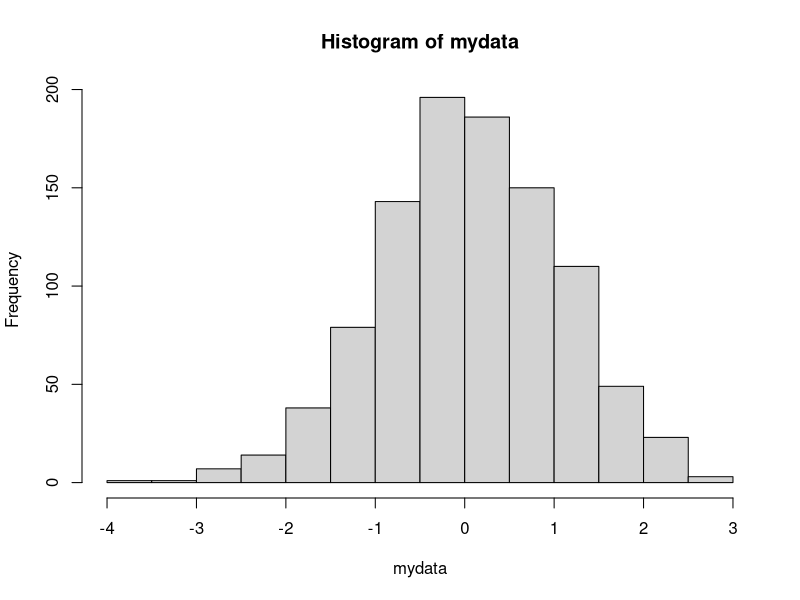
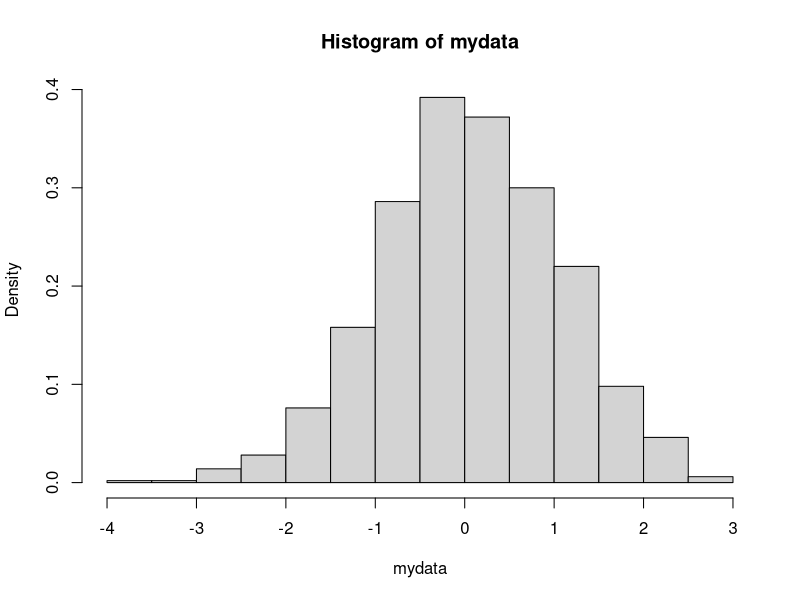
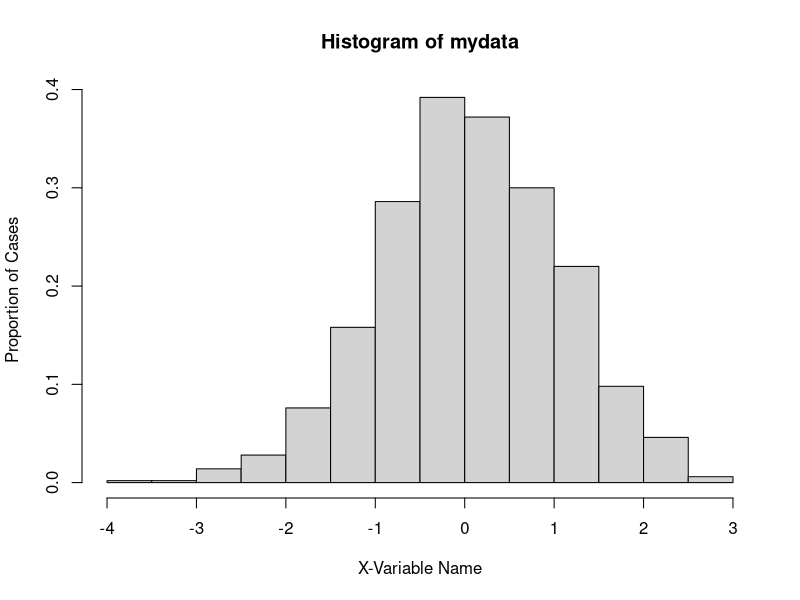
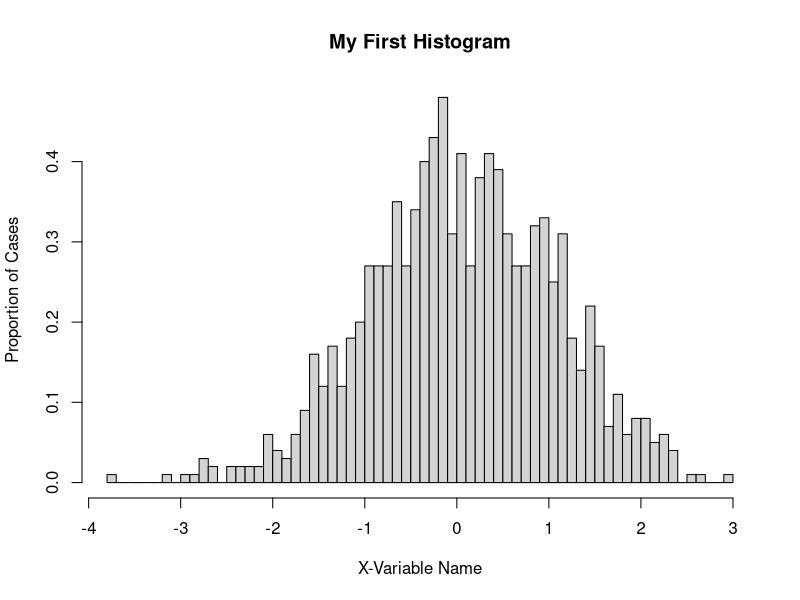
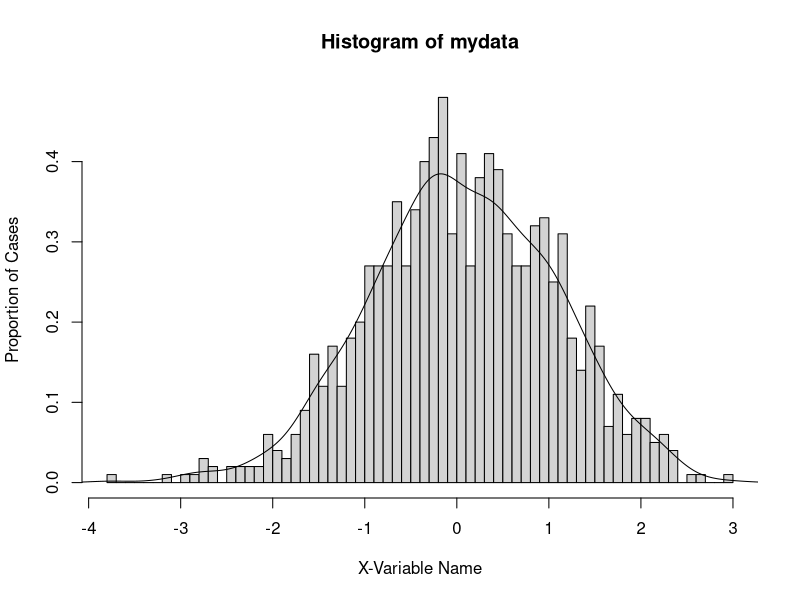
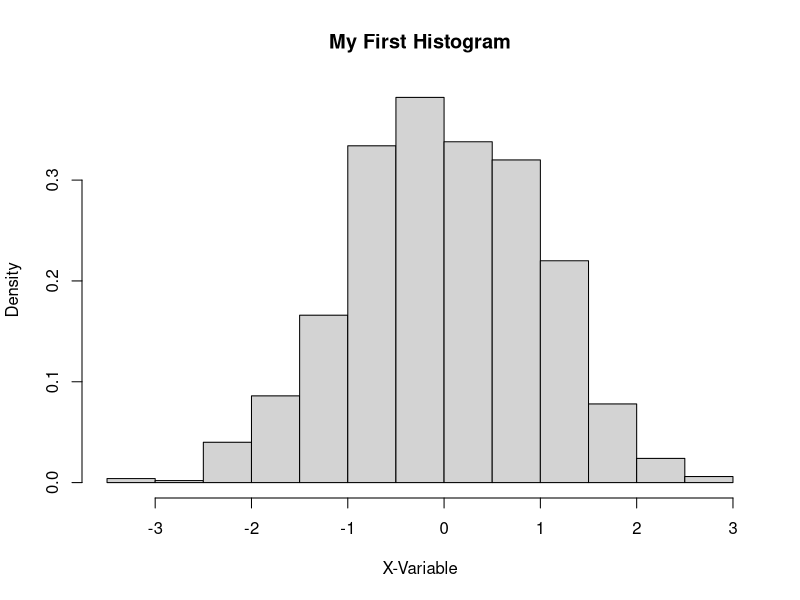

R code for these plots, in order:
## ------------------------------------------------------------------------
# Comment to describe code
# What summary provides depends on what is in the parentheses
# cars is a built in data set so you get summary statistics
summary(cars)

## ------------------------------------------------------------------------
3 + 2  # Addition
3 - 1  # Subtraction
7 * 8  # Multiplication
9 / 3  # Division

## ------------------------------------------------------------------------
3 ^ 2  # Power
sqrt(36) # Square root
log(7) # Natural logarithm ln

## ------------------------------------------------------------------------
exp(10) # e^10

## ------------------------------------------------------------------------
1 + 3 * log(10) - (exp(7) - 3) / 4

## ------------------------------------------------------------------------
x <- 1
x   # The value can be printed by typing the object name
x <- 2 + 5  # The result is saved in the object 'x'
x

## ------------------------------------------------------------------------
z <- "Hello!"  # We may save an object as text.
z

## ------------------------------------------------------------------------
X <- 5
X + x
X <- log(2) # This will overwrite the previous value.
X + x

## ----eval = FALSE--------------------------------------------------------
## ## When R was installed, HTML format help files were copied
## ## onto your hard drive. To access these files, just type
## help.start()
## ## To request an R document for a specific function, use '?'.
## ?log
## ## To request help by keywords, use '??'.
## ??logarithm

## ------------------------------------------------------------------------
midterm <- c(99, 87, 96, 100, 82, 79, 88, 85, 94, 90)
midterm
f <- 1:20
f
g <- seq(from = 1, to = 20) # seq(start value, end value, interval)
h <- seq(1, 20, by = 0.2) # specify interval

## ------------------------------------------------------------------------
k <- rep(1, 5)  # rep(value, number of times)
k
l <- rep(1:10, 5)  # rep() can accept numbers, text, or NA
l

## ------------------------------------------------------------------------
datn <- rnorm(n = 1000, mean = 24, sd = 3)
# Look at datn to see what R generated

datp <- rpois(1000, 3)     # 1000 random numbers 
## from a poisson disribution
## with an expected value of 3. 

## ------------------------------------------------------------------------
midterm <- c(99, 87, 96, 100, 82, 79, 88, 85, 94, 90)
mean(midterm) 

## ------------------------------------------------------------------------
midterm2 <- c(99, NA, 96, 100, 82, NA, 88, 85, 94, 90)
mean(midterm2)

## ------------------------------------------------------------------------
mean(midterm2, na.rm = TRUE)

## ------------------------------------------------------------------------
c(1, 2, 3, 4) - 4
c(1, 2, 3, 4)/4
c(1, 2, 3, 4)/c(4, 3, 2, 1)   # 1/4, 2/3, 3/2, 4/1

## ------------------------------------------------------------------------
log(c(1, 2, 3, 4))  # applies log to each element
## Can you tell what this is?
sum((midterm - mean(midterm))^2)/(length(midterm) - 1)

## ------------------------------------------------------------------------
midterm
midterm[2]
midterm[length(midterm)] # What is happening here?

## ------------------------------------------------------------------------
midterm[1:4] # take more than one element at a time.
midterm[c(1:4, 8, 10)]

## ----eval = FALSE--------------------------------------------------------
## midterm[1, 2, 3, 4, 8, 10]  # This is NOT THE SAME
## ## R could only evaluate this if midterm was an array with
## ## 6 dimensions.

## ------------------------------------------------------------------------
mydata <- rnorm(1000, 0, 1) 

?hist

## ------------------------------------------------------------------------
hist(mydata)

## ------------------------------------------------------------------------
hist(mydata, prob = TRUE) 

## ------------------------------------------------------------------------
hist(mydata, prob=TRUE, xlab="X-Variable Name", 
     ylab="Proportion of Cases") # Label x and y axes

## ------------------------------------------------------------------------
hist(mydata, prob=TRUE, xlab="X-Variable Name", 
     ylab="Proportion of Cases", main="My First Histogram", breaks=50) 

## ------------------------------------------------------------------------
hist(mydata, prob=TRUE, xlab="X-Variable Name", 
     ylab="Proportion of Cases", breaks=50) 
lines(density(mydata))

## ------------------------------------------------------------------------
getwd()

## ----eval = FALSE--------------------------------------------------------
## setwd("Labs")
## setwd("D:\\Users\\l076s857\\Desktop") # For Windows
## setwd("D:/Users/l076s857/Desktop") # For Windows, Mac, Linux

## ------------------------------------------------------------------------
ls()

## ------------------------------------------------------------------------
rm(x)
rm(list = ls(all = TRUE))

## ------------------------------------------------------------------------
mydata <- rnorm(1000, 0, 1) 
h1 <- hist(mydata, prob=TRUE, xlab="X-Variable", ylab="Density", 
           main="My First Histogram", breaks=10) 

## ------------------------------------------------------------------------
h1

## ------------------------------------------------------------------------
attributes(h1) 
names(h1)
h1$mids   # The $ allows you to access a specific attribute of the object

## ----eval = FALSE--------------------------------------------------------
## install.packages("rockchalk", dep = TRUE)

## ------------------------------------------------------------------------
library(rockchalk)

## ------------------------------------------------------------------------
mydata <- rnorm(1000, 0, 1) 
summarize(mydata)
